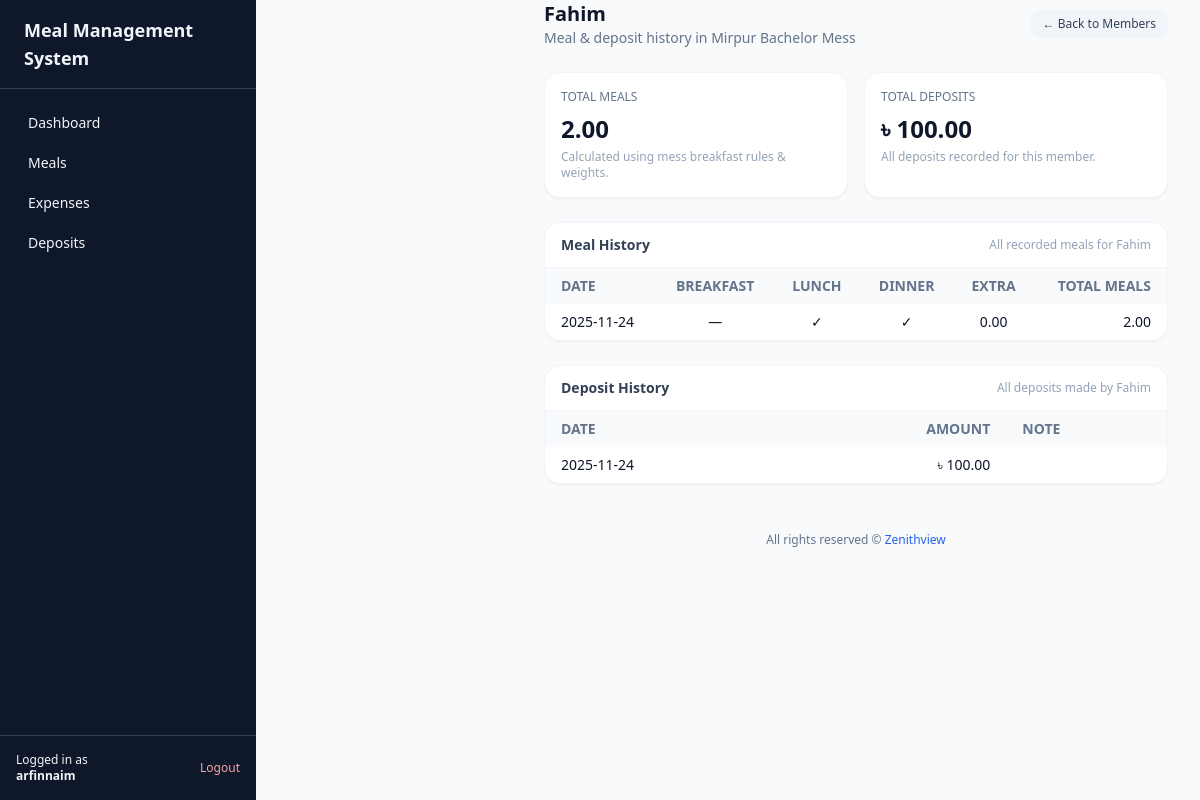
The app's page /members/1/ (signed in) with its own data.
### core/models.py (models this page shows, shortened)
class Member(models.Model):
    DEFAULT_MEAL_CHOICES = [
        ("NONE", "No default"),
        ("B", "Breakfast only"),
        ("L", "Lunch only"),
        ("D", "Dinner only"),
        ("BL", "Breakfast + Lunch"),
        ("LD", "Lunch + Dinner"),
        ("BD", "Breakfast + Dinner"),
        ("BLD", "Breakfast + Lunch + Dinner"),
    ]
    mess = models.ForeignKey(Mess, on_delete=models.CASCADE, related_name='members')
    user = models.ForeignKey(
        settings.AUTH_USER_MODEL,
        on_delete=models.SET_NULL,
        null=True,
        blank=True,
        related_name='member_profiles',
    )
    name = models.CharField(max_length=255)
    phone = models.CharField(max_length=50, blank=True)
    is_active = models.BooleanField(default=True)
    created_at = models.DateTimeField(auto_now_add=True)
    default_meal_pattern = models.CharField(
        max_length=10,
        choices=DEFAULT_MEAL_CHOICES,
        default="NONE",
    )
    class Meta:
        unique_together = ('mess', 'name')

class Mess(models.Model):
    name = models.CharField(max_length=255)
    owner = models.ForeignKey(
        settings.AUTH_USER_MODEL,
        on_delete=models.CASCADE,
        related_name='owned_messes',
    )
    currency = models.CharField(max_length=10, default='BDT')
    include_breakfast = models.BooleanField(default=True)
    breakfast_weight = models.DecimalField(max_digits=4, decimal_places=2, default=Decimal('0.50'))
    created_at = models.DateTimeField(auto_now_add=True)

class Meal(models.Model):
    mess = models.ForeignKey(Mess, on_delete=models.CASCADE, related_name='meals')
    member = models.ForeignKey(Member, on_delete=models.CASCADE, related_name='meals')
    date = models.DateField()
    had_breakfast = models.BooleanField(default=False)
    had_lunch = models.BooleanField(default=False)
    had_dinner = models.BooleanField(default=False)
    extra_meals = models.DecimalField(max_digits=4, decimal_places=2, default=Decimal('0.00'))
    class Meta:
        unique_together = ('mess', 'member', 'date')
        ordering = ['date']

class Deposit(models.Model):
    mess = models.ForeignKey(Mess, on_delete=models.CASCADE, related_name='deposits')
    member = models.ForeignKey(Member, on_delete=models.CASCADE, related_name='deposits')
    date = models.DateField()
    amount = models.DecimalField(max_digits=10, decimal_places=2)
    method = models.CharField(max_length=50, blank=True)
    note = models.CharField(max_length=255, blank=True)
    created_at = models.DateTimeField(auto_now_add=True)

### core/views.py (the view)
# urls.py: path("members/<int:member_id>/", views.member_detail_view, name="member_detail"),
@login_required
def member_detail_view(request: HttpRequest, member_id: int) -> HttpResponse:
    mess = get_user_mess(request.user)
    if not mess:
        return redirect("login")
    member = get_object_or_404(models.Member, id=member_id, mess=mess)
    if not services.is_mess_super_admin(request.user, mess):
        if not (member.user and member.user == request.user):
            return HttpResponseForbidden(
                "You are not allowed to view this member's details."
            )
    meal_qs = models.Meal.objects.filter(mess=mess, member=member).order_by("-date")
    meal_rows = []
    total_meals_sum = Decimal("0")
    for meal in meal_qs:
        total = Decimal("0")
        if mess.include_breakfast and meal.had_breakfast:
            total += mess.breakfast_weight
        if meal.had_lunch:
            total += Decimal("1")
        if meal.had_dinner:
            total += Decimal("1")
        total += meal.extra_meals
        total_meals_sum += total
        meal_rows.append(
            {
                "date": meal.date,
                "had_breakfast": meal.had_breakfast,
                "had_lunch": meal.had_lunch,
                "had_dinner": meal.had_dinner,
                "extra_meals": meal.extra_meals,
                "total_meals": total,
            }
        )
    deposit_qs = mess.deposits.filter(member=member).order_by("-date")
    deposit_rows = []
    total_deposit_sum = Decimal("0")
    for dep in deposit_qs:
        total_deposit_sum += dep.amount
        deposit_rows.append(
            {
                "date": dep.date,
                "amount": dep.amount,
                "note": getattr(dep, "note", ""),
            }
        )
    context = {
        "mess": mess,
        "member": member,
        "meals": meal_rows,
        "deposits": deposit_rows,
        "total_meals": total_meals_sum,
        "total_deposits": total_deposit_sum,
        "active_nav": "members",
    }
    return render(request, "core/member_detail.html", context)

### core/services.py (called while the page is built)
def is_mess_super_admin(user, mess: Mess) -> bool:
    return MessUser.objects.filter(mess=mess, user=user, role=MessUser.ROLE_SUPER_ADMIN).exists()

### core/views.py (called while the page is built)
def get_user_mess(user: User) -> Optional[models.Mess]:
    mess_user = models.MessUser.objects.filter(user=user).select_related("mess").first()
    return mess_user.mess if mess_user else None

### templates/core/member_detail.html (shortened to what this page needs)
{% extends "base.html" %}
{% block content %}
<div class="max-w-5xl mx-auto space-y-6 mt-6 md:mt-0">
  <div class="flex items-center justify-between">
    <div>
      <h1 class="text-xl font-semibold text-slate-900">{{ member.name }}</h1>
      <p class="text-sm text-slate-500">
        Meal & deposit history in {{ mess.name }}
      </p>
    </div>
    <a href="{% url 'core:members' %}"
       class="inline-flex items-center px-3 py-1.5 rounded-lg bg-slate-100 text-slate-700 text-xs font-medium hover:bg-slate-200">
      ← Back to Members
    </a>
  </div>
  <div class="grid grid-cols-1 sm:grid-cols-2 gap-4">
    <div class="bg-white rounded-2xl shadow-sm border border-slate-100 p-4">
      <p class="text-xs font-medium text-slate-500 uppercase">Total Meals</p>
      <p class="mt-2 text-2xl font-semibold">{{ total_meals }}</p>
      <p class="mt-1 text-xs text-slate-400">
        Calculated using mess breakfast rules & weights.
      </p>
    </div>
    <div class="bg-white rounded-2xl shadow-sm border border-slate-100 p-4">
      <p class="text-xs font-medium text-slate-500 uppercase">Total Deposits</p>
      <p class="mt-2 text-2xl font-semibold">৳ {{ total_deposits }}</p>
      <p class="mt-1 text-xs text-slate-400">
        All deposits recorded for this member.
      </p>
    </div>
  </div>
  <div class="bg-white rounded-2xl shadow-sm border border-slate-100">
    <div class="px-4 py-3 border-b border-slate-100 flex items-center justify-between">
      <h2 class="text-sm font-semibold text-slate-700">Meal History</h2>
      <p class="text-xs text-slate-400">All recorded meals for {{ member.name }}</p>
    </div>
    <div class="overflow-x-auto">
      <table class="min-w-full text-xs md:text-sm">
        <thead class="bg-slate-50 text-slate-500 uppercase">
          <tr>
            <th class="px-4 py-2 text-left">Date</th>
            <th class="px-4 py-2 text-center">Breakfast</th>
            <th class="px-4 py-2 text-center">Lunch</th>
            <th class="px-4 py-2 text-center">Dinner</th>
            <th class="px-4 py-2 text-center">Extra</th>
            <th class="px-4 py-2 text-right">Total Meals</th>
          </tr>
        </thead>
        <tbody class="divide-y divide-slate-100">
          {% for m in meals %}
          <tr>
            <td class="px-4 py-2">{{ m.date|date:"Y-m-d" }}</td>
            <td class="px-4 py-2 text-center">{% if m.had_breakfast %}✓{% else %}—{% endif %}</td>
            <td class="px-4 py-2 text-center">{% if m.had_lunch %}✓{% else %}—{% endif %}</td>
            <td class="px-4 py-2 text-center">{% if m.had_dinner %}✓{% else %}—{% endif %}</td>
            <td class="px-4 py-2 text-center">{{ m.extra_meals }}</td>
            <td class="px-4 py-2 text-right">{{ m.total_meals }}</td>
          </tr>
          {% empty %}
          <tr>
            <td colspan="6" class="px-4 py-4 text-center text-sm text-slate-400">
              No meals recorded for this member yet.
            </td>
          </tr>
          {% endfor %}
        </tbody>
      </table>
    </div>
  </div>
  <div class="bg-white rounded-2xl shadow-sm border border-slate-100">
    <div class="px-4 py-3 border-b border-slate-100 flex items-center justify-between">
      <h2 class="text-sm font-semibold text-slate-700">Deposit History</h2>
      <p class="text-xs text-slate-400">All deposits made by {{ member.name }}</p>
    </div>
    <div class="overflow-x-auto">
      <table class="min-w-full text-xs md:text-sm">
        <thead class="bg-slate-50 text-slate-500 uppercase">
          <tr>
            <th class="px-4 py-2 text-left">Date</th>
            <th class="px-4 py-2 text-right">Amount</th>
            <th class="px-4 py-2 text-left">Note</th>
          </tr>
        </thead>
        <tbody class="divide-y divide-slate-100">
          {% for d in deposits %}
          <tr>
            <td class="px-4 py-2">{{ d.date|date:"Y-m-d" }}</td>
            <td class="px-4 py-2 text-right">৳ {{ d.amount }}</td>
            <td class="px-4 py-2">{{ d.note }}</td>
          </tr>
          {% empty %}
          <tr>
            <td colspan="3" class="px-4 py-4 text-center text-sm text-slate-400">
              No deposits recorded for this member yet.
            </td>
          </tr>
          {% endfor %}
        </tbody>
      </table>
    </div>
  </div>
</div>
{% endblock %}

### templates/base.html (shortened to what this page needs)
{% load static %}
<!DOCTYPE html>
<html lang="en">
<head>
  <script src="https://cdn.tailwindcss.com"></script>
</head>
<body class="bg-slate-50 text-slate-900">
  <div class="min-h-screen flex flex-col md:flex-row">
    <aside class="hidden md:flex md:flex-col w-64 bg-slate-900 text-slate-100">
      <div class="px-6 py-4 flex items-center justify-between border-b border-slate-700">
        <span class="font-semibold text-lg">Meal Management System</span>
      </div>
      <nav class="flex-1 px-4 py-4 space-y-1 text-sm">
        <a href="{% url 'core:dashboard' %}" class="flex items-center px-3 py-2 rounded-lg hover:bg-slate-800 {% if active_nav == 'dashboard' %}bg-slate-800{% endif %}">
          <span>Dashboard</span>
        </a>
        <a href="{% url 'core:meals_add' %}" class="flex items-center px-3 py-2 rounded-lg hover:bg-slate-800 {% if active_nav == 'meals' %}bg-slate-800{% endif %}">
          <span>Meals</span>
        </a>
        <a href="{% url 'core:expense_add' %}" class="flex items-center px-3 py-2 rounded-lg hover:bg-slate-800 {% if active_nav == 'expenses' %}bg-slate-800{% endif %}">
          <span>Expenses</span>
        </a>
        <a href="{% url 'core:deposit_add' %}" class="flex items-center px-3 py-2 rounded-lg hover:bg-slate-800 {% if active_nav == 'deposits' %}bg-slate-800{% endif %}">
          <span>Deposits</span>
        </a>
      </nav>
      <div class="px-4 py-4 border-t border-slate-700 text-xs">
        <div class="flex items-center justify-between">
          {% if request.user.is_authenticated %}
          <span class="truncate">Logged in as<br><strong>{{ request.user.username }}</strong></span>
          <a href="{% url 'logout' %}" class="text-red-300 hover:text-red-200 text-xs font-medium">Logout</a>
          {% endif %}
        </div>
      </div>
    </aside>
    <main class="flex-1 pt-16 md:pt-0 md:ml-64 px-4 md:px-8 py-6 md:py-8">
      {% block content %}{% endblock %}
<footer class="w-full text-center py-4 text-xs text-slate-500 mt-8">
  All rights reserved © <a href="https://zenithview.vercel.app/" target="_blank" class="text-blue-600 hover:underline">
    Zenithview
  </a>
</footer>
    </main>
  </div>
</body>
</html>

### records on screen
Member: name "Fahim"
Mess: name "Mirpur Bachelor Mess"
Meal: date "2025-11-24", extra_meals "0.00"
Deposit: date "2025-11-24", amount "100.00"

### other values on screen
{{ request.user.username }} "arfinnaim"
{{ total_meals }} "2.00"
{{ total_deposits }} "100.00"
{{ m.total_meals }} "2.00"
